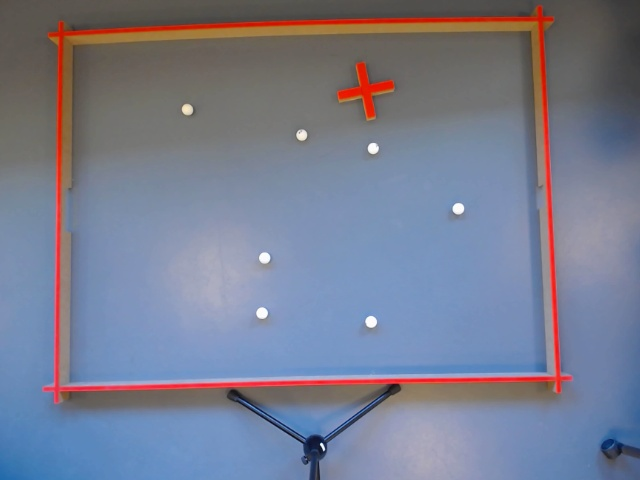
#> input picture Resources/Pictures/fieldWithBalls.jpg, 640 x 480 px
$ python clahe.py
#> lines starting #> are read from the running program, lines starting #| are printed output that depends on the picture; after the words box and inside, x2 and y2 are one past the last pixel; in counts of white or black regions, pixels touching at a corner belong together
import numpy as np
import cv2 as cv

img = cv.imread('Resources/Pictures/fieldWithBalls.jpg', cv.IMREAD_GRAYSCALE)
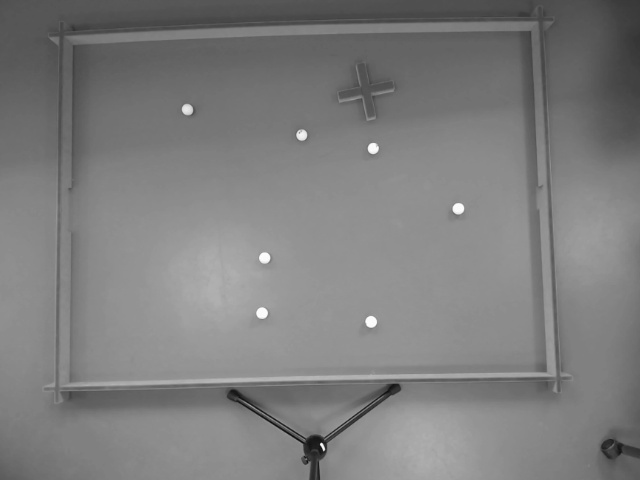
#> img: shape (480, 640); min 10, max 255, mean 125.5
assert img is not None, "file could not be read, check with os.path.exists()"
equ = cv.equalizeHist(img)
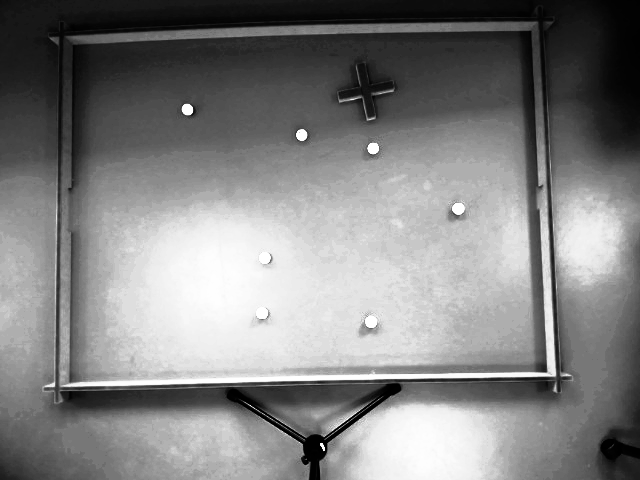
#> equ: shape (480, 640); min 0, max 255, mean 129.6
cv.imwrite('res.png', equ)
ret, thresh = cv.threshold(equ, 127, 255, 0)
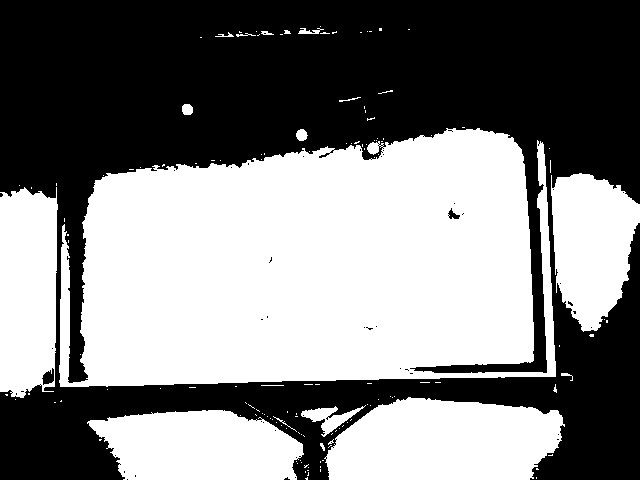
#> thresh: shape (480, 640); 50.4% white; 47 black regions (44 under 20 px)

contours, hierarchy = cv.findContours(thresh, cv.RETR_TREE, cv.CHAIN_APPROX_SIMPLE)
#> contours = 209 contours, 196 with area under 20; largest, box (x1, y1, x2, y2) and area: (59, 128, 556, 387) 103008, (324, 397, 565, 480) 15731, (87, 410, 304, 480) 11682, (0, 187, 58, 398) 10836, (551, 173, 640, 332) 9954
circles = cv.HoughCircles(equ, cv.HOUGH_GRADIENT, 1, 20, param1=50, param2=30, minRadius=0, maxRadius=0)
#> circles = 381 rows, first 8: [230.5, 241.5, 219.5], [255.5, 232.5, 211.9], [277.5, 235.5, 200.1], [246.5, 267.5, 192.8], [207.5, 237.5, 214.6], [299.5, 246.5, 226.6], [214.5, 261.5, 209.1], [258.5, 283.5, 180.7]
if circles is not None:
    print("Amount of circles: " + str(len(circles)))
#| Amount of circles: 1
else:
    print("No circles where found")
# ensure at least some circles were found
circles = np.uint16(np.around(circles))
#> circles = 381 rows, first 8: [230, 242, 220], [256, 232, 212], [278, 236, 200], [246, 268, 193], [208, 238, 215], [300, 246, 227], [214, 262, 209], [258, 284, 181]
print("Amount of circles: " + str(len(circles)))
#| Amount of circles: 1
for i in range(len(circles)):
    print("Drawing a circle")
    # draw the outer circle
#> (the run stopped early here; a loop or call above may not have finished)
